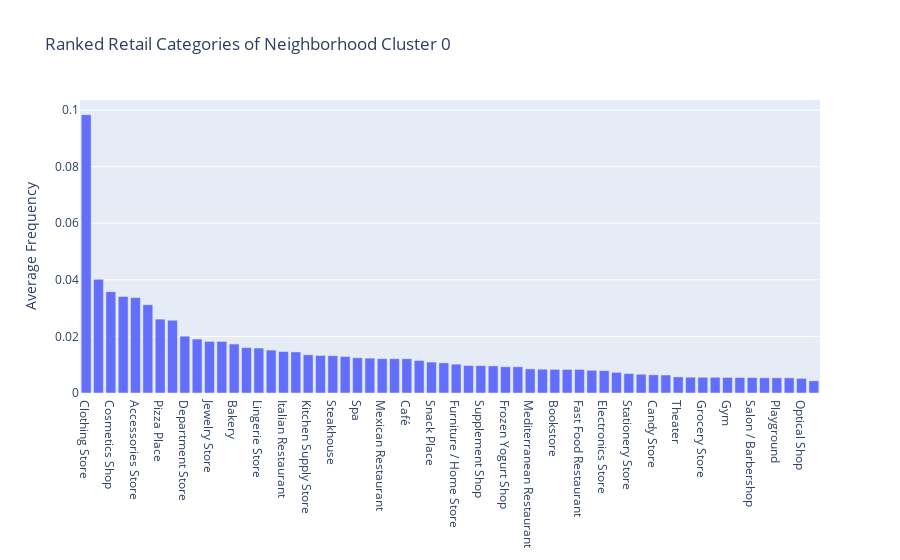
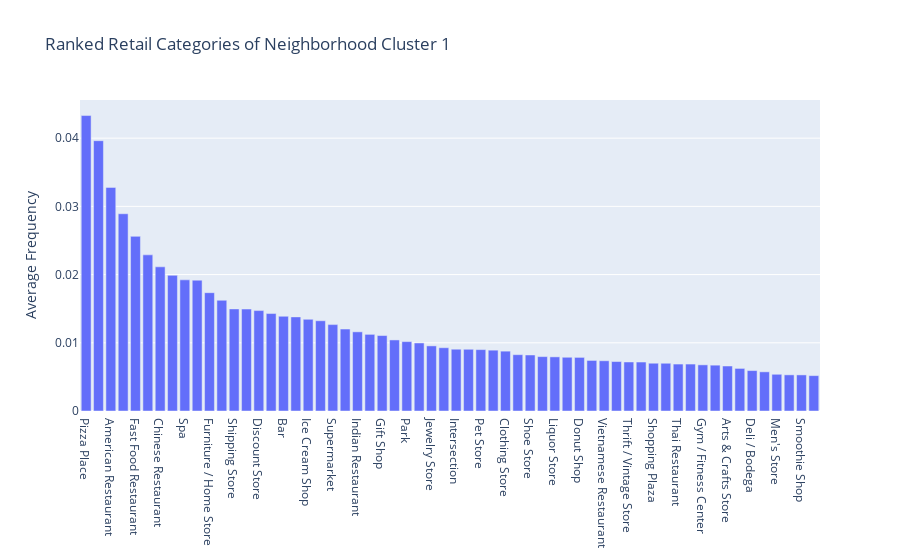
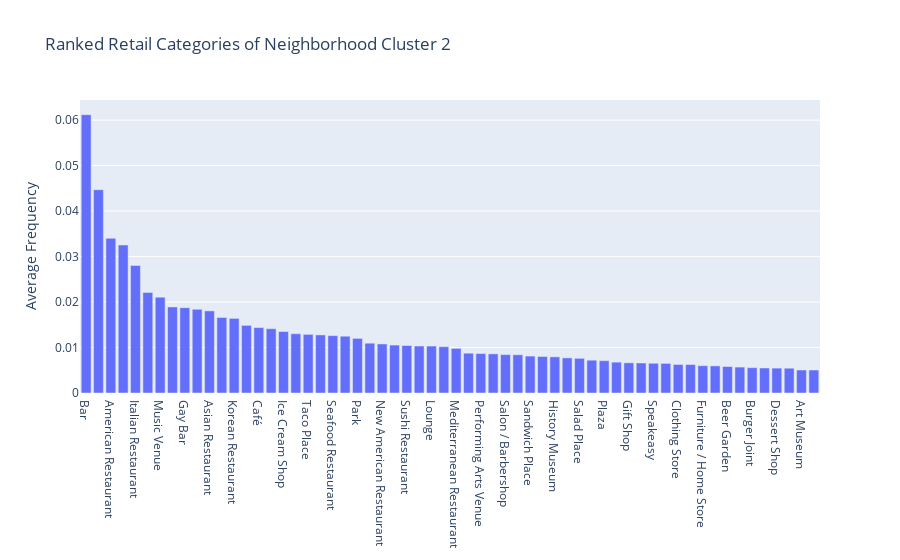

Here is the notebook cell these charts were saved with, in order:
### Code cell
#Make a plot for all five clusters
for k in range(5):
    plot_cluster(neigh_df,k)

### Figure 1 — Plotly figure (JSON) as saved in the notebook; plotly's stock layout.template omitted (floating-point values rounded to 4 significant figures)
{"data": [{"name": "['Cluster ', 0]", "type": "bar", "x": ["Clothing Store", "American Restaurant", "Cosmetics Shop", "Shoe Store", "Accessories Store", "Kids Store", "Pizza Place", "Coffee Shop", "Department Store", "Shopping Mall", "Jewelry Store", "Women's Store", "Bakery", "Sandwich Place", "Lingerie Store", "Sushi Restaurant", "Italian Restaurant", "Chinese Restaurant", "Kitchen Supply Store", "Bar", "Steakhouse", "Boutique", "Spa", "Nightclub", "Mexican Restaurant", "Burger Joint", "Café", "Toy / Game Store", "Snack Place", "French Restaurant", "Furniture / Home Store", "Sporting Goods Shop", "Supplement Shop", "Seafood Restaurant", "Frozen Yogurt Shop", "Gift Shop", "Mediterranean Restaurant", "Video Game Store", "Bookstore", "Movie Theater", "Fast Food Restaurant", "Hotel", "Electronics Store", "Big Box Store", "Stationery Store", "Deli / Bodega", "Candy Store", "Mobile Phone Shop", "Theater", "Donut Shop", "Grocery Store", "Breakfast Spot", "Gym", "Ice Cream Shop", "Salon / Barbershop", "Salad Place", "Playground", "Gourmet Shop", "Optical Shop", "Discount Store"], "y": [0.09839, 0.04017, 0.03582, 0.03413, 0.03373, 0.03122, 0.02611, 0.02572, 0.02008, 0.01908, 0.01825, 0.01823, 0.01732, 0.01607, 0.0159, 0.01517, 0.01466, 0.01452, 0.01352, 0.01327, 0.01318, 0.01291, 0.01247, 0.01232, 0.01213, 0.01213, 0.01212, 0.01151, 0.01094, 0.01066, 0.01018, 0.009728, 0.009693, 0.009584, 0.009289, 0.009289, 0.008537, 0.008418, 0.008359, 0.008334, 0.008334, 0.008027, 0.007909, 0.007287, 0.006882, 0.006633, 0.006432, 0.006352, 0.00569, 0.005586, 0.00556, 0.00556, 0.005501, 0.005476, 0.005476, 0.005383, 0.005383, 0.005358, 0.005182, 0.00431]}], "layout": {"autosize": true, "title": {"text": "Ranked Retail Categories of Neighborhood Cluster 0"}, "xaxis": {"autorange": true, "range": [-0.5, 59.5], "type": "category"}, "yaxis": {"autorange": true, "range": [0, 0.1036], "title": {"text": "Average Frequency"}, "type": "linear"}}}

### Figure 2 — Plotly figure (JSON) as saved in the notebook; plotly's stock layout.template omitted (floating-point values rounded to 4 significant figures)
{"data": [{"name": "['Cluster ', 1]", "type": "bar", "x": ["Pizza Place", "Sandwich Place", "American Restaurant", "Convenience Store", "Fast Food Restaurant", "Pharmacy", "Chinese Restaurant", "Bakery", "Spa", "Mexican Restaurant", "Furniture / Home Store", "Video Store", "Shipping Store", "Coffee Shop", "Discount Store", "Cosmetics Shop", "Bar", "Gym", "Ice Cream Shop", "Breakfast Spot", "Supermarket", "Restaurant", "Indian Restaurant", "Salon / Barbershop", "Gift Shop", "Gas Station", "Park", "Burger Joint", "Jewelry Store", "Italian Restaurant", "Intersection", "Seafood Restaurant", "Pet Store", "Café", "Clothing Store", "Grocery Store", "Shoe Store", "Fried Chicken Joint", "Liquor Store", "Mediterranean Restaurant", "Donut Shop", "Bank", "Vietnamese Restaurant", "Market", "Thrift / Vintage Store", "BBQ Joint", "Shopping Plaza", "Asian Restaurant", "Thai Restaurant", "Eye Doctor", "Gym / Fitness Center", "Construction & Landscaping", "Arts & Crafts Store", "Yoga Studio", "Deli / Bodega", "Miscellaneous Shop", "Men's Store", "Smoke Shop", "Smoothie Shop", "Wine Bar"], "y": [0.04331, 0.03963, 0.03278, 0.02892, 0.0256, 0.02289, 0.02114, 0.01989, 0.01923, 0.01918, 0.01734, 0.01623, 0.01497, 0.01495, 0.01472, 0.01429, 0.01389, 0.0138, 0.01344, 0.01323, 0.01267, 0.01202, 0.01161, 0.01124, 0.01106, 0.01042, 0.01017, 0.009974, 0.009545, 0.009277, 0.009058, 0.009049, 0.009, 0.008918, 0.008775, 0.008257, 0.00821, 0.007974, 0.007937, 0.007878, 0.00786, 0.007413, 0.007365, 0.007251, 0.007188, 0.00718, 0.007003, 0.007001, 0.006881, 0.006881, 0.006766, 0.00672, 0.006597, 0.006243, 0.005928, 0.005744, 0.005383, 0.0053, 0.005292, 0.005187]}], "layout": {"autosize": true, "title": {"text": "Ranked Retail Categories of Neighborhood Cluster 1"}, "xaxis": {"autorange": true, "range": [-0.5, 59.5], "type": "category"}, "yaxis": {"autorange": true, "range": [0, 0.04559], "title": {"text": "Average Frequency"}, "type": "linear"}}}

### Figure 3 — Plotly figure (JSON) as saved in the notebook; plotly's stock layout.template omitted (floating-point values rounded to 4 significant figures)
{"data": [{"name": "['Cluster ', 2]", "type": "bar", "x": ["Bar", "Coffee Shop", "American Restaurant", "Cocktail Bar", "Italian Restaurant", "Southern / Soul Food Restaurant", "Music Venue", "Pizza Place", "Gay Bar", "Art Gallery", "Asian Restaurant", "Brewery", "Korean Restaurant", "Gastropub", "Café", "Diner", "Ice Cream Shop", "Mexican Restaurant", "Taco Place", "Sports Bar", "Seafood Restaurant", "Ramen Restaurant", "Park", "Thai Restaurant", "New American Restaurant", "Deli / Bodega", "Sushi Restaurant", "BBQ Joint", "Lounge", "Rock Club", "Mediterranean Restaurant", "Bakery", "Performing Arts Venue", "Nightclub", "Salon / Barbershop", "Vegetarian / Vegan Restaurant", "Sandwich Place", "Hotel", "History Museum", "Wine Bar", "Salad Place", "Movie Theater", "Plaza", "French Restaurant", "Gift Shop", "Bank", "Speakeasy", "Gym", "Clothing Store", "Juice Bar", "Furniture / Home Store", "Donut Shop", "Beer Garden", "Sporting Goods Shop", "Burger Joint", "Indian Restaurant", "Dessert Shop", "Breakfast Spot", "Art Museum", "Grocery Store"], "y": [0.0612, 0.0447, 0.03401, 0.03254, 0.02804, 0.02212, 0.02107, 0.01893, 0.01877, 0.01841, 0.01805, 0.01661, 0.01641, 0.01487, 0.01439, 0.01413, 0.01352, 0.01304, 0.01289, 0.01277, 0.01261, 0.01249, 0.012, 0.01095, 0.01079, 0.01054, 0.01044, 0.01033, 0.01032, 0.01018, 0.009815, 0.008754, 0.00868, 0.008606, 0.008442, 0.008406, 0.008117, 0.008028, 0.007946, 0.00772, 0.007622, 0.007213, 0.007106, 0.006786, 0.006638, 0.0066, 0.006533, 0.006511, 0.00627, 0.006259, 0.006011, 0.005961, 0.00582, 0.005698, 0.005564, 0.005502, 0.005473, 0.00545, 0.005055, 0.005053]}], "layout": {"autosize": true, "title": {"text": "Ranked Retail Categories of Neighborhood Cluster 2"}, "xaxis": {"autorange": true, "range": [-0.5, 59.5], "type": "category"}, "yaxis": {"autorange": true, "range": [0, 0.06442], "title": {"text": "Average Frequency"}, "type": "linear"}}}
